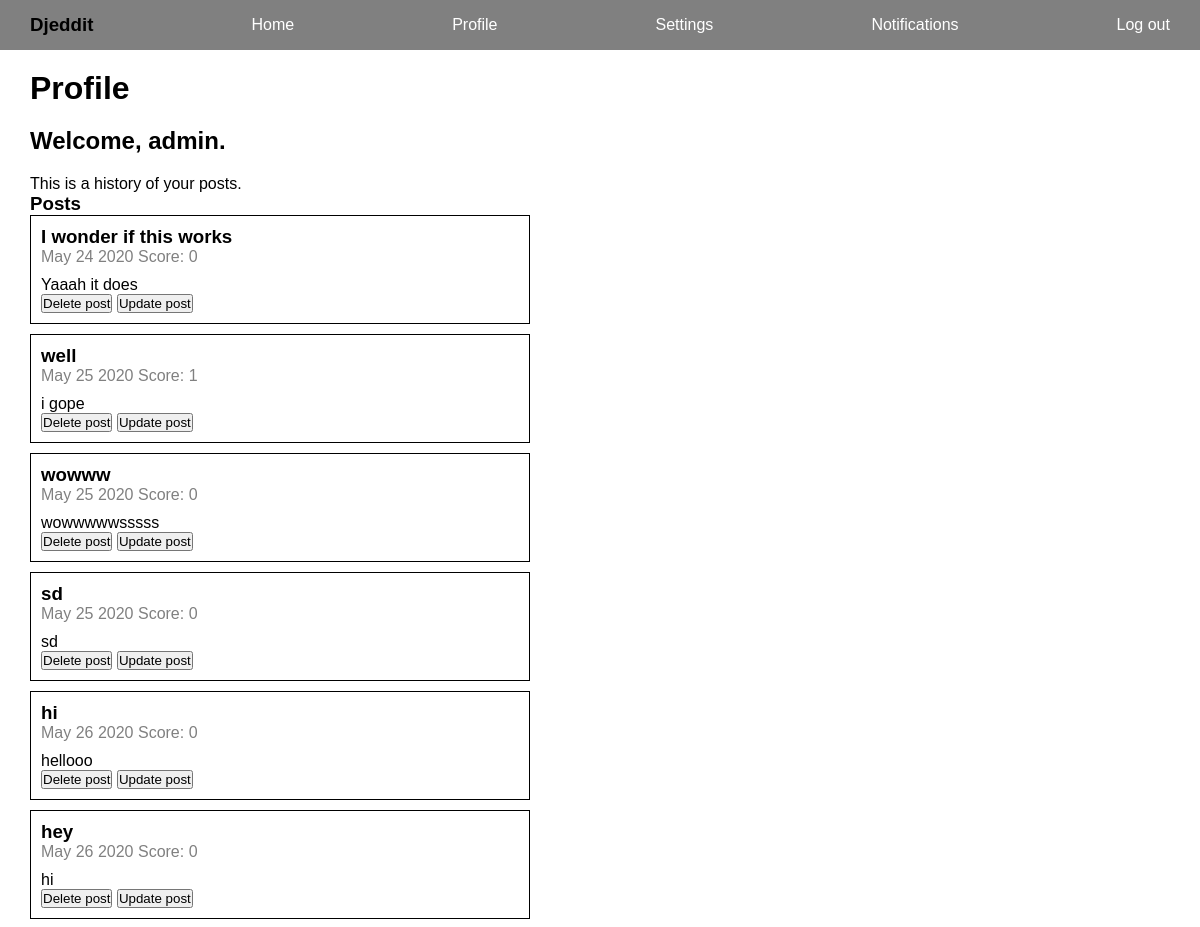
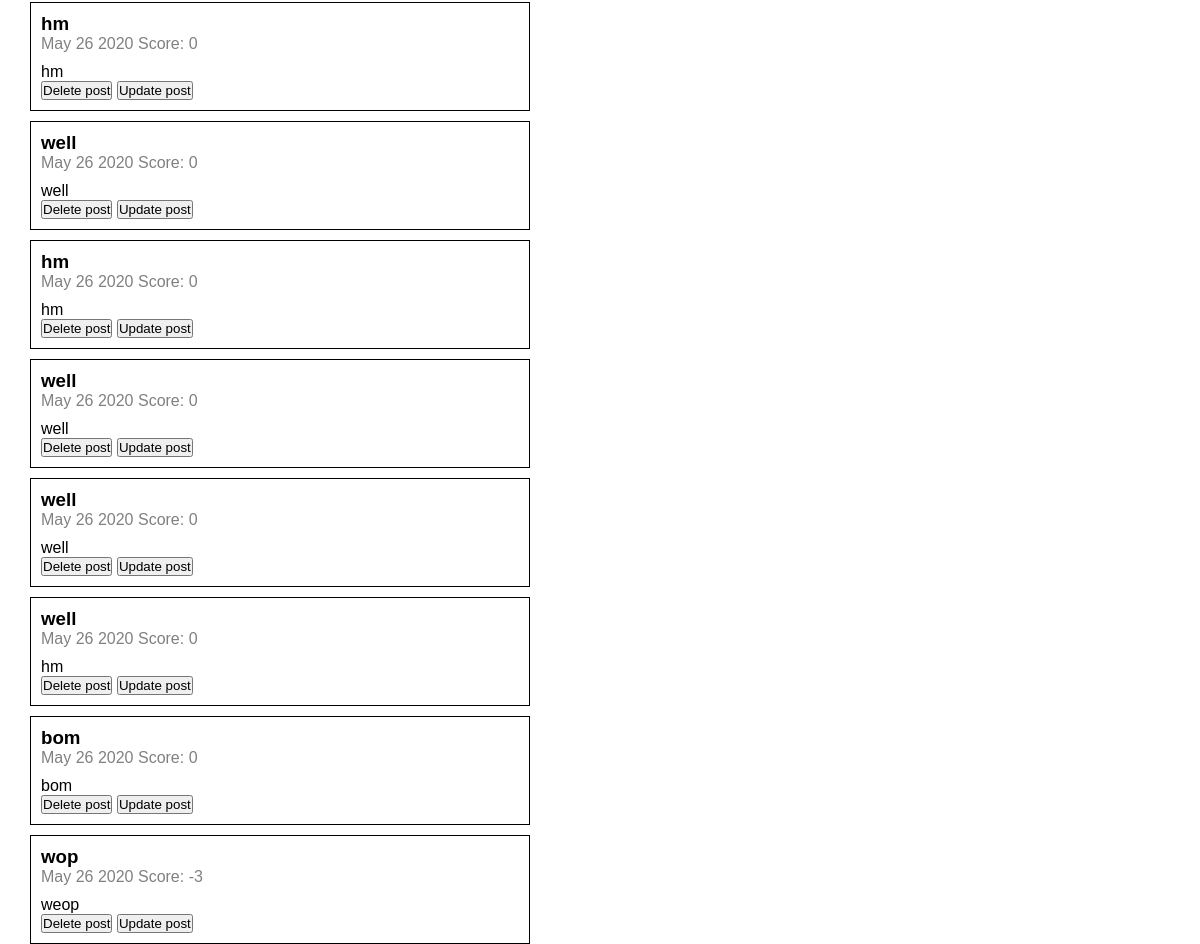
Before: /reddit/profile/ (signed in) with the older database file (2 pictures, top to bottom).
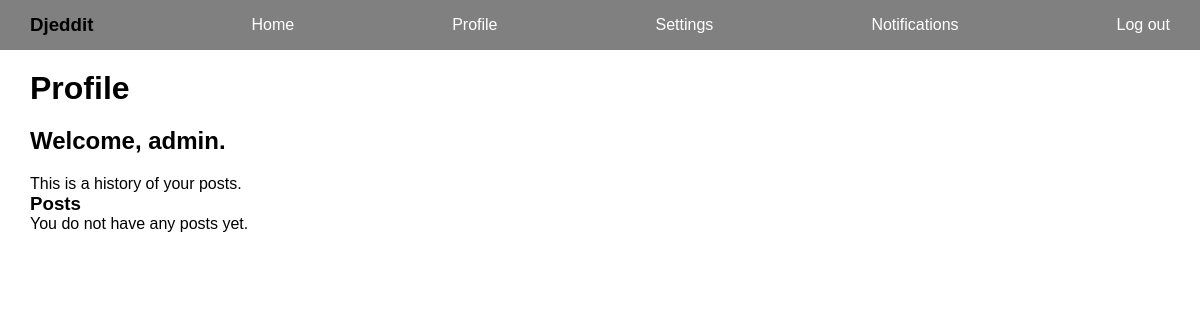
After: the same page with the newer database file.
### reddit_app/models.py (models this page shows, shortened)
class Post(models.Model):
    title = models.CharField(max_length=200)
    author = models.ForeignKey(User, on_delete=models.CASCADE)
    text = models.TextField()
    votes = models.IntegerField(default=0)
    created_at = models.DateTimeField(auto_now_add=True)
    def date_posted(self):
        return self.created_at.strftime('%B %d %Y')

### reddit_app/views.py (the view)
# urls.py: path("profile/", views.profile, name="profile"),
def profile(request):
    user = request.user
    posts = Post.objects.filter(author=user)
    context = {"posts": posts, "user": user}
    return render(request, "reddit_app/profile.html", context)

### templates/reddit_app/profile.html (shortened to what this page needs)
{% extends "base.html" %}
{% block content %}
<h1>Profile</h1>
<div>
    <h2>Welcome, {{user.username}}.</h2>
    <p>This is a history of your posts.</p>
    <h3>Posts</h3>
    <div class="profile-posts">
        {% if posts.count %}
            {% for post in posts %}
                <div class="profile-post profile-post-{{post.id}}">
                    <a href={% url 'reddit_app:single_post' post.id %}>
                        <h3>{{post.title}}</h3>
                        <span>{{post.date_posted}}</span>
                        <span>Score: {{post.votes}}</span>
                        <p>{{post.text}}</p>
                        <a href="{% url "reddit_app:delete_post" post.id %}"><button>Delete post</button></a>
                        <button data-postid={{post.id}} class="show-update btn-{{post.id}}">Update post</button>
                    </a>
                </div>
            {% endfor %}
        {% else %}
            <p>You do not have any posts yet.</p>
        {% endif %}
    </div>
{% load static %}
{% endblock content %}

### templates/base.html (shortened to what this page needs)
<!DOCTYPE html>
<html lang="en">
    <head>
         {% load static %} <link rel="stylesheet" href="{% static "global/css/styles.css" %}" />
    </head>
    <body>
        <header>
            <nav>
                <ul>
                    <li>
                        <h3>Djeddit</h3>
                    </li>
                    <li>
                        <a href="{% url 'reddit_app:index' %}">Home</a>
                    </li>
                    {% if request.user.is_authenticated %}
                        <li>
                            <a href="{% url 'reddit_app:profile' %}">Profile</a>
                        </li>
                        <li>
                            <a href="{% url 'user_app:settings' %}">Settings</a>
                        </li>
                        <li>
                            <a href="{% url 'reddit_app:notifications' %}">Notifications</a>
                        </li>
                        <li>
                            <a href="{% url 'user_app:logout' %}">Log out</a>
                        </li>
                    {% endif %}
                </ul>
            </nav>
        </header>
        <main>
            {% block content %}{% endblock content %}
        </main>
    </body>
</html>

### static/css/styles.css (style rules this page uses)
* { padding: 0px; margin: 0px; font-family: sans-serif; box-sizing: border-box; }
main { padding-left: 30px; padding-top: 20px; }
nav { background: gray; }
nav li { list-style-type: none; }
nav ul { display: flex; justify-content: space-between; align-items: center; height: 50px; padding: 0px 30px; }
nav a { color: white }
a { text-decoration: none; }
h2 { padding: 20px 0px; }
.profile-posts { display: grid; row-gap: 10px; }

Changed rows visible on the page:
removed Post: title "I wonder if this works", date_posted "May 24 2020", votes "0", text "Yaaah it does"
removed Post: title "well", date_posted "May 25 2020", votes "1", text "i gope"
removed Post: title "wowww", date_posted "May 25 2020", votes "0", text "wowwwwwsssss"
removed Post: title "sd", date_posted "May 25 2020", votes "0", text "sd"
removed Post: title "hi", date_posted "May 26 2020", votes "0", text "hellooo"
removed Post: title "hey", date_posted "May 26 2020", votes "0", text "hi"
removed Post: title "hm", date_posted "May 26 2020", votes "0", text "hm"
removed Post: title "well", date_posted "May 26 2020", votes "0", text "well"
removed Post: title "hm", date_posted "May 26 2020", votes "0", text "hm"
removed Post: title "well", date_posted "May 26 2020", votes "0", text "well"
removed Post: title "well", date_posted "May 26 2020", votes "0", text "well"
removed Post: title "well", date_posted "May 26 2020", votes "0", text "hm"
removed Post: title "bom", date_posted "May 26 2020", votes "0", text "bom"
removed Post: title "wop", date_posted "May 26 2020", votes "-3", text "weop"
Other visible differences:
text now shown: "You do not have any posts yet."
